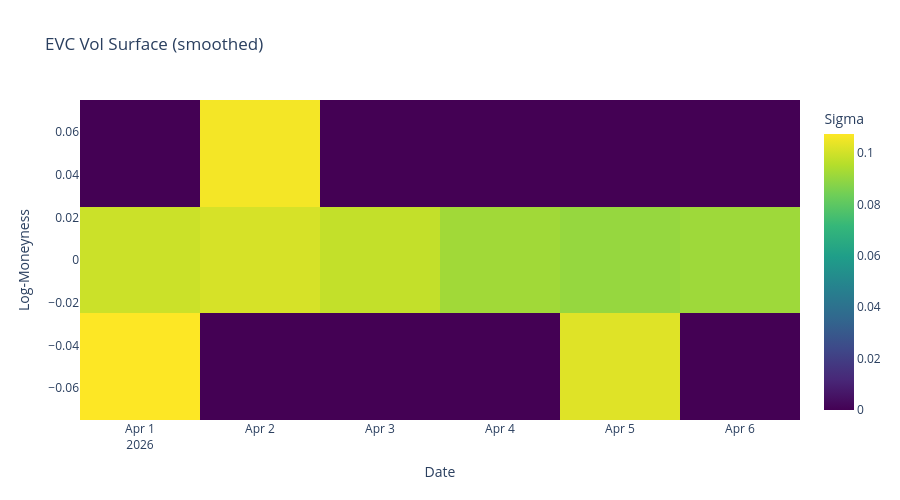

Write notebook code for a chart like this one.
### Markdown cell above
## 6.3 Vol Surface Heatmap (day x moneyness)

### Code cell
pivot = vol_surface.pivot(
    on="day", index="moneyness_bucket", values="sigma_evc_smoothed"
).sort("moneyness_bucket")

bucket_labels = pivot["moneyness_bucket"].cast(pl.Float64).to_list()
date_cols = [c for c in pivot.columns if c != "moneyness_bucket"]
z = pivot.select(date_cols).fill_null(0).cast(pl.Float64).to_numpy()

fig = go.Figure(go.Heatmap(
    z=z, x=date_cols, y=bucket_labels,
    colorscale="Viridis", colorbar_title="Sigma",
))
fig.update_layout(
    title="EVC Vol Surface (smoothed)",
    xaxis_title="Date", yaxis_title="Log-Moneyness",
    height=500,
)
fig.show()

### Figure 1 — Plotly figure (JSON) as saved in the notebook; plotly's stock layout.template omitted (floating-point values rounded to 4 significant figures)
{"data": [{"colorbar": {"title": {"text": "Sigma"}}, "colorscale": [[0, "#440154"], [0.1111, "#482878"], [0.2222, "#3e4989"], [0.3333, "#31688e"], [0.4444, "#26828e"], [0.5556, "#1f9e89"], [0.6667, "#35b779"], [0.7778, "#6ece58"], [0.8889, "#b5de2b"], [1, "#fde725"]], "type": "heatmap", "x": ["2026-04-01", "2026-04-02", "2026-04-03", "2026-04-04", "2026-04-05", "2026-04-06"], "y": [-0.05, 0, 0.05], "z": [[0.1075, 0.0, 0.0, 0.0, 0.1025, 0.0], [0.09924, 0.101, 0.09788, 0.0921, 0.09035, 0.09167], [0.0, 0.106, 0.0, 0.0, 0.0, 0.0]]}], "layout": {"height": 500, "title": {"text": "EVC Vol Surface (smoothed)"}, "xaxis": {"title": {"text": "Date"}}, "yaxis": {"title": {"text": "Log-Moneyness"}}}}
